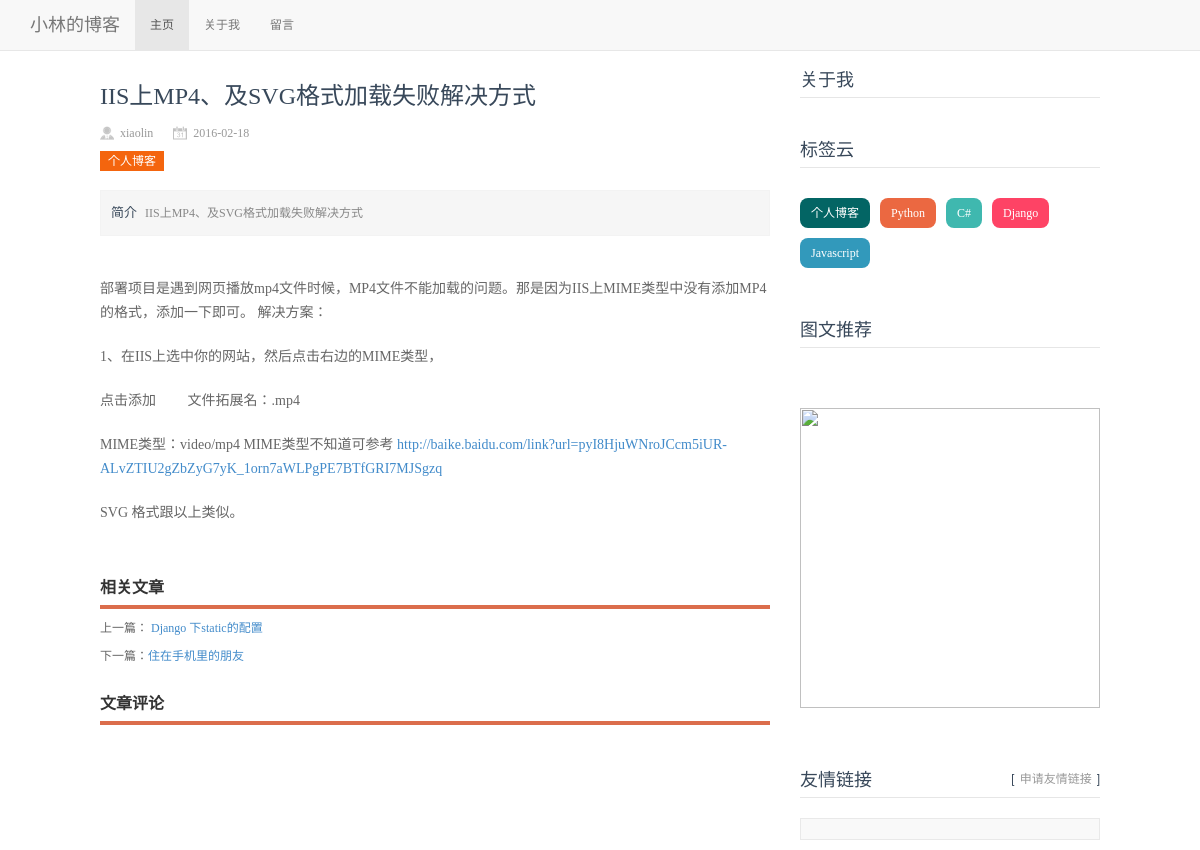
The app's page /blog/2/ with its own data.
### Blog/models.py (models this page shows, shortened)
class Blog(models.Model):
    caption=models.CharField('标题',max_length=50)
    author=models.ForeignKey(Author)
    tags=models.ManyToManyField(Tag,blank=True)
    content=models.TextField('内容')
    publish_time=models.DateTimeField('发表时间',auto_now_add=True)
    update_time=models.DateTimeField('更新时间',auto_now=True)
    def get_authorname(self,obj):
        return obj.author.name
    get_authorname.short_description='作者'
    def get_absolute_url(self):
        path = reverse('detailblog', kwargs={'id':self.id})
        return "http://127.0.0.1:8080%s" % path
    class Meta:
        ordering = ['-publish_time']
        verbose_name = '博客'
        verbose_name_plural = '博客'

class Author(models.Model):
    name=models.CharField('名字',max_length=30)
    email=models.EmailField('邮箱',blank=True)
    website=models.URLField('博客',blank=True)
    class Meta:
        verbose_name = '作者'
        verbose_name_plural = '作者'

class Tag(models.Model):
    tag_name=models.CharField('标签',max_length=20,blank=True)
    create_time=models.DateTimeField('创建时间',auto_now_add=True)
    class Meta:
        verbose_name = '标签'
        verbose_name_plural = '标签'

### Blog/views.py (the view)
# urls.py: url(r'^blog/(?P<id>\d+)/$','Blog.views.bolg',name='detailblog')
def bolg(request,id=''):
    prev=False
    next=False
    tags=Tag.objects.all()
    try:
        blog=Blog.objects.get(id=id)
        if int(id)!=1:
            next=Blog.objects.get(id=int(id)-1)
        blogs=Blog.objects.all()
        if int(id)+1<=blogs[0].id:
            prev=Blog.objects.get(id=int(id)+1)
    except Blog.DoesNotExist:
        raise Http404
    return render_to_response('blog_show.html',{'blog':blog,'prev':prev,'next':next,'tags':tags})

### Blog/templates/blog_show.html (shortened to what this page needs)
﻿{% extends  'base.html'%}
{% block content %}
<div class="l_box f_l">
    <div class="topnews">
        <div class="news_title">{{blog.caption}}</div>
        <div class="news_author">
            <span class="au01">{{blog.author.name}}</span><span class="au02">{{blog.publish_time|date:"Y-m-d"}}</span>
            <strong class="au04 f_r"><span class="ds-thread-count" data-thread-key="{{blog.id}}" data-count-type="comments"></span></strong>
        </div>
        <div class="tags">
            {% for tag in blog.tags.all%}
            <a>{{tag.tag_name}}</a>
            {% endfor %}
        </div>
        <div class="news_about">
            <strong>简介</strong>{{blog.caption}}
        </div>
        <div class="news_content">
            <ul>
                <p class="pageLink">
                    {{blog.content|safe}}
                </p>
            </ul>
        </div>
        <div class="otherlink">
            <h2>相关文章</h2>
            <ul>
                {% if prev %}
                <p>
                    上一篇： <a href="{% url 'detailblog' id=prev.id %}">{{prev.caption}}</a>
                </p>
                {% else %}
                <p>
                    <a href="/index/">返回首页</a>
                </p>
                {% endif%}
                {% if next %}
                <p>
                    下一篇：<a href="{% url 'detailblog' id=next.id %}">{{next.caption}}</a>
                </p>
                {% else %}
                <p>
                    <a href="/index/">返回首页</a>
                </p>
                {% endif%}
            </ul>
        </div>
        <div class="news_pl">
            <h2>文章评论</h2>
        </div>
    </div>
</div>
<div class="r_box f_r">
    <div class="tit01">
        <h3>关于我</h3>
    </div>
    <div class="cloud">
        <h3>标签云</h3>
        <ul>
            {% for tag in tags%}
            <li><a href="/">{{tag.tag_name}}</a></li>
            {%endfor%}
        </ul>
    </div>
    <div class="tuwen">
        <h3>图文推荐</h3>
    </div>
    <div class="ad">
        <img src="">
    </div>
    <div class="links">
        <h3>
            <span>[<a href="/">申请友情链接</a>]</span>友情链接
        </h3>
        <ul></ul>
    </div>
</div>
    {% endblock %}

### Blog/static/css/base.css (style rules this page uses)
* { margin: 0; padding: 0 }
body { font: 12px/1.5 'Microsoft Yahei', 'Simsun'; color: #666666; background: #fff }
img { border: 0; display: block }
ul { list-style: none; }
h1, h2, h3, h4, h5, h6 { font-size: 100%; font-weight: normal; }
a { outline: none; }
.f_l { float: left }
.f_r { float: right }
.l_box { width: 670px; }
.r_box { width: 300px; }
.cloud { width: 100%; clear: both; overflow: hidden }
.cloud h3 { line-height: 40px; color: #38485A; font-size: 18px; border-bottom: 1px solid #E6E6E6; height: 40px; }
.cloud ul { margin: 20px 0 }
.cloud ul li { line-height: 24px;display: block; background: #999; float: left; padding: 3px 11px; margin: 10px 10px 0 0; border-radius: 8px; -moz-transition: all 0.5s; -webkit-transition: all 0.5s; -o-transition: all 0.5s; transition: all 0.5s; }
.cloud ul li a { color: #FFF }
.cloud ul li:nth-child(8n-7) { background: #8A9B0F }
.cloud ul li:nth-child(8n-6) { background: #EB6841 }
.cloud ul li:nth-child(8n-5) { background: #3FB8AF }
.cloud ul li:nth-child(8n-4) { background: #FE4365 }
.cloud ul li:nth-child(8n-3) { background: #FC9D9A }
.cloud ul li:first-child { background: #036564 }
.cloud ul li:last-child { background: #3299BB }

### Blog/static/css/index.css (style rules this page uses)
.topnews { margin: 20px 0; }
.topnews h2 { font-size: 16px; font-weight: bold; line-height: 36px; color: #333; border-bottom: #db6d4c 4px solid; }
.tit01 h3 { line-height: 40px; color: #38485A; font-size: 18px; border-bottom: 1px solid #E6E6E6; height: 40px }
.tuwen { width: 100%; clear: both; overflow: hidden; margin: 20px 0 }
.tuwen h3 { line-height: 40px; color: #38485A; font-size: 18px; border-bottom: 1px solid #E6E6E6; height: 40px; margin-bottom: 30px }
.ad { width: 300px; overflow: hidden; margin: 30px 0 }
.ad img { width: 300px; }
.links { width: 100%; overflow: hidden; clear: both }
.links h3 { line-height: 40px; color: #38485A; font-size: 18px; border-bottom: 1px solid #E6E6E6; height: 40px; margin-bottom: 20px }
.links h3 span { float: right; font-size: 12px; }
.links h3 span a { color: #999; padding: 0 5px }
.links ul { background: #f9f9f9; padding: 10px; overflow: hidden; border: #e9e9e9 1px solid }
.news_title { font-size: 24px; font-weight: 400; padding: 20px 0 10px 0; color: #38485A; }
.news_author { width: 100%; color: #999999; line-height: 18px; }
.news_author span { margin-right: 20px; padding-left: 20px; }
.au01 { background: url(../images/author2.png) no-repeat left center; }
.au02 { background: url(../images/date.png) no-repeat left center; }
.au04 { font-weight: normal; }
.f_r { float: right; }
.tags { margin: 10px 0; }
.tags a { background: #F4650E; padding: 3px 8px; margin: 0 5px 0 0; color: #fff; }
.news_about { color: #888888; border: 1px solid #F3F3F3; padding: 10px; margin: 20px auto 15px auto; line-height: 23px; background: none repeat 0 0 #F6F6F6; }
.news_about strong { color: #38485A; font-weight: 400 !important; font-size: 13px; padding-right: 8px; }
.news_content { line-height: 24px; font-size: 14px; }
.news_content p { overflow: hidden; padding-bottom: 4px; padding-top: 6px; word-wrap: break-word; }

### records on screen
Blog: caption "IIS上MP4、及SVG格式加载失败解决方式", author.name "xiaolin", publish_time "2016-02-18", content "部署项目是遇到网页播放mp4文件时候，MP4文件不能加载的问题。那是因为IIS上MIME类型中没有添加MP4的格式，添加一下即可。 解决方案： 1、在IIS上选中你的网站，然后点击右边的MIME类型， 点击添加 文件拓展名：.mp4 MIME类型：video/mp4 MIME类型不知道可参考 http://baike.baidu.com/link?url=pyI8HjuWNroJCcm5iUR-ALvZTIU2gZbZyG7yK_1orn7aWLPgPE7BTfGRI7MJSgzq SVG 格式跟以上类似。"
Tag: tag_name "个人博客"
Blog: caption "Django 下static的配置"
Blog: caption "住在手机里的朋友"
Tag: tag_name "Python"
Tag: tag_name "C#"
Tag: tag_name "Django"
Tag: tag_name "Javascript"
